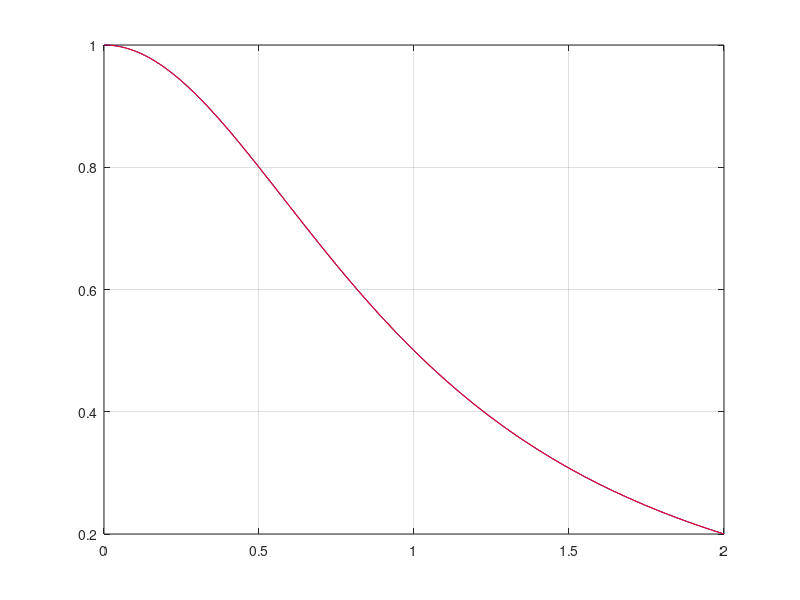
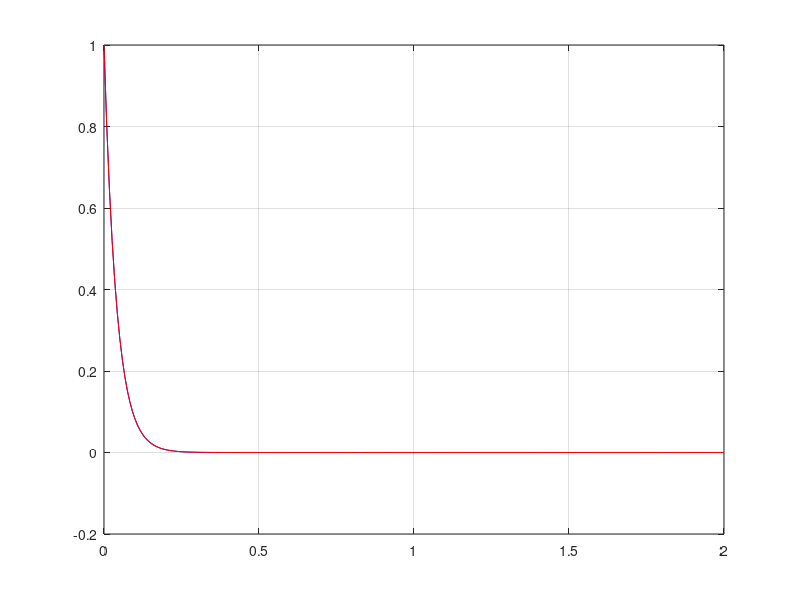

Reproduce these figures in MATLAB, in order.
% Esercizio 01

% Dati [parte 1]
f = @(t,y) -2 * t * y^2;
sol = @(t) 1./(1 + t.^2);
a = 0;
b = 2;
y0 = 1;

% Richieste [parte 1]
[T U] = ode45(f, [a b], y0)

figure(1)
plot(T,U,"b")
hold on

yex = sol(T);
plot(T,yex,"r")
grid on

norm(yex - U, inf)

% Dati [parte 2]
f = @(t,y) -25*y;
sol = @(t) exp(-25*t);
a = 0;
b = 2;
y0 = 1;

% Richieste [parte 2]
[T U] = ode45(f, [a b], y0)

figure(2)
plot(T,U,"b")
hold on

yex = sol(T);
plot(T,yex,"r")
grid on

norm(yex - U, inf)
